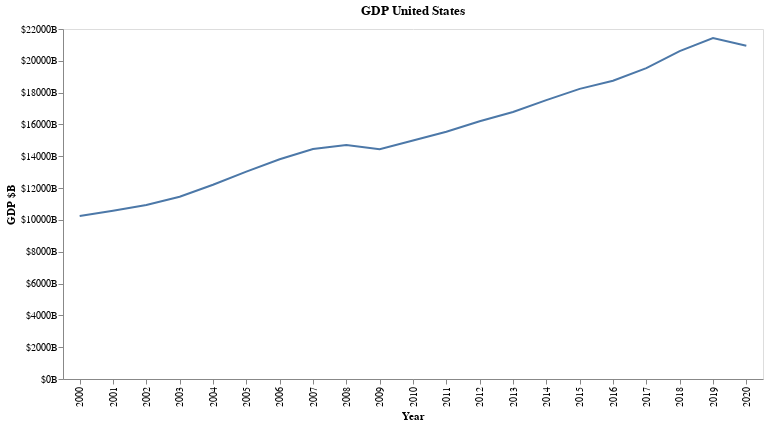

Notebook source saved alongside this figure:
### Code cell
#print(my_data.get_gdp_data_by_country("United States").head())
my_altair.get_time_series_gdp_chart("United States")
